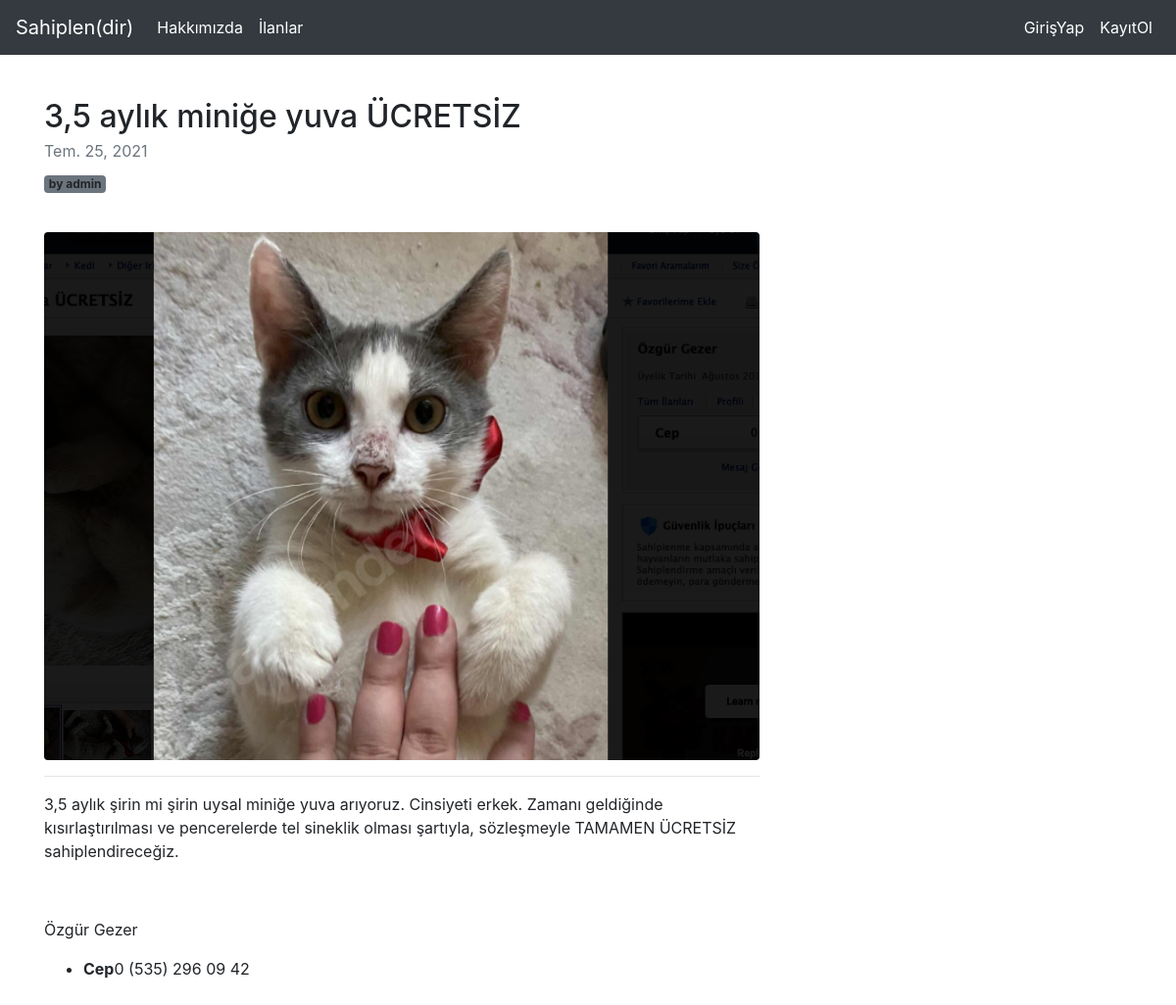
Screenshot of /articles/article/10 with the database file from the repository.
### article/models.py (models this page shows, shortened)
class Article(models.Model):
    animal_type_choice = (
        ('Kedi','Kedi'),
        ('Köpek','Köpek'),
        ('Fare','Fare'),
        ('Kaplumbağa','Kaplumbağa'),
        ('Diğer','Diğer'),
    )
    animal_age_choice = (
        ('0-1','0-1'),
        ('1-2','1-2'),
        ('2-3','2-3'),
        ('3-4','3-4'),
        ('Diğer','Diğer'),
    )
    animal_city_choice = (
        ('İstanbul','İstanbul'),
        ('Ankara','Ankara'),
        ('İzmir','İzmir'),
        ('Bursa','Bursa'),
        ('Antalya','Antalya'),
        ('Samsun','Samsun'),
        ('Eskişehir','Eskişehir'),
        ('Trabzon','Trabzon'),
        ('Manisa','Manisa'),
        ('Diğer','Diğer'),
    )
    animal_gender_choice = (
        ('erkek','erkek'),
        ('dişi','dişi'),
        ('Diğer','Diğer'),
    )
    author = models.ForeignKey("auth.User",on_delete=models.CASCADE , verbose_name="Kullanıcı")
    title = models.CharField(max_length=50,verbose_name="Başlık")
    content = RichTextField(verbose_name="İçerik")
    created_date = models.DateField(auto_now_add=True,verbose_name="Oluşturulma Tarihi")
    animal_type = models.CharField(max_length=30,blank=True,null=True,choices=animal_type_choice,verbose_name="Tür")
    animal_city = models.CharField(max_length=40,null = True,blank=True,choices=animal_city_choice,verbose_name="Şehir")
    animal_age = models.CharField(max_length=10,null = True,blank=True,choices=animal_age_choice,verbose_name="Yaş")
    animal_gender = models.CharField(max_length=10,null = True,blank=True,choices=animal_gender_choice,verbose_name="Cinsiyet")
    article_image = models.FileField(blank = True , null = True , verbose_name="Makaleye Fotoğraf Ekleyin")

### article/views.py (the view)
# urls.py: path('article/<int:id>', views.detail , name = "detail"),
def detail(request,id):
    article = get_object_or_404(Article, id = id)
    context = {"article":article}
    return render(request,"detail.html",context)

### templates/detail.html (shortened to what this page needs)
{% extends "layout.html" %}
{% block body %}
<div class="row">
    <div class="col-lg-8">
        <article>
            <header class="mb-4">
                <h2 class="fw-bolder mb-1">{{article.title}}</h2>
                <div class="text-muted fst-italic mb-2">{{article.created_date}}</div>
                <p class="badge bg-secondary text-decoration-none link-light">by {{article.author.username}}</p>
            </header>
            {% if  article.article_image %}
                <img class="img-fluid rounded" src="{{article.article_image.url}}" alt="">
            {% endif %}
            <section class="mb-5">
                <hr>
                <p class = "lead">
                    {{article.content|safe}}
                </p>
            </section>
        </article>
    </div>
</div>
{% endblock body %}

### rows the page displays
Article: title "3,5 aylık miniğe yuva ÜCRETSİZ", created_date "Tem. 25, 2021", author.username "admin", article_image (picture), content "3,5 aylık şirin mi şirin uysal miniğe yuva arıyoruz. Cinsiyeti erkek. Zamanı geldiğinde kısırlaştırılması ve pencerelerde tel sineklik olması şartıyla, sözleşmeyle TAMAMEN ÜCRETSİZ sahiplendireceğiz. Özgür Gezer Cep 0 (535) 296 09 42"
